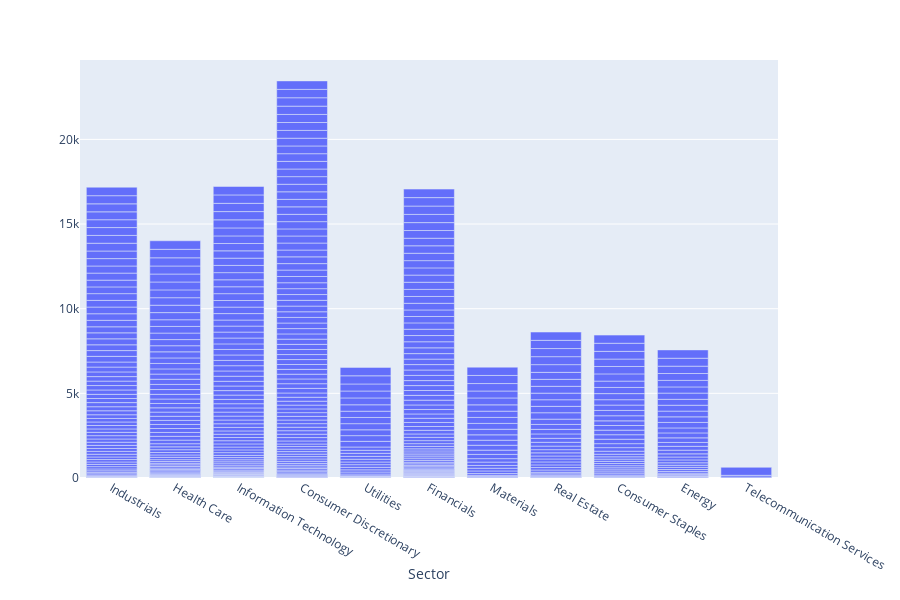

Write notebook code for a chart like this one.
### Code cell
px.bar(data_frame=stock_list, x='Sector')

### Figure 1 — Plotly figure (JSON) as saved in the notebook; plotly's stock layout.template omitted (floating-point values rounded to 4 significant figures; data arrays with more than 128 entries replaced by an {"elided": "..."} marker saying what was removed)
{"data": [{"alignmentgroup": "True", "hovertemplate": "Sector=%{x}<extra></extra>", "legendgroup": "", "marker": {"color": "#636efa"}, "name": "", "offsetgroup": "", "orientation": "v", "showlegend": false, "textposition": "auto", "type": "bar", "uid": "b5a6d745-9f4a-4c7a-bfb5-fab085c6f63e", "x": {"elided": "505 str values"}, "xaxis": "x", "yaxis": "y"}], "layout": {"barmode": "relative", "grid": {"xaxes": ["x"], "xgap": 0.1, "xside": "bottom", "yaxes": ["y"], "ygap": 0.1, "yside": "left"}, "height": 600, "legend": {"tracegroupgap": 0}, "margin": {"t": 60}, "xaxis": {"title": {"text": "Sector"}}}}
